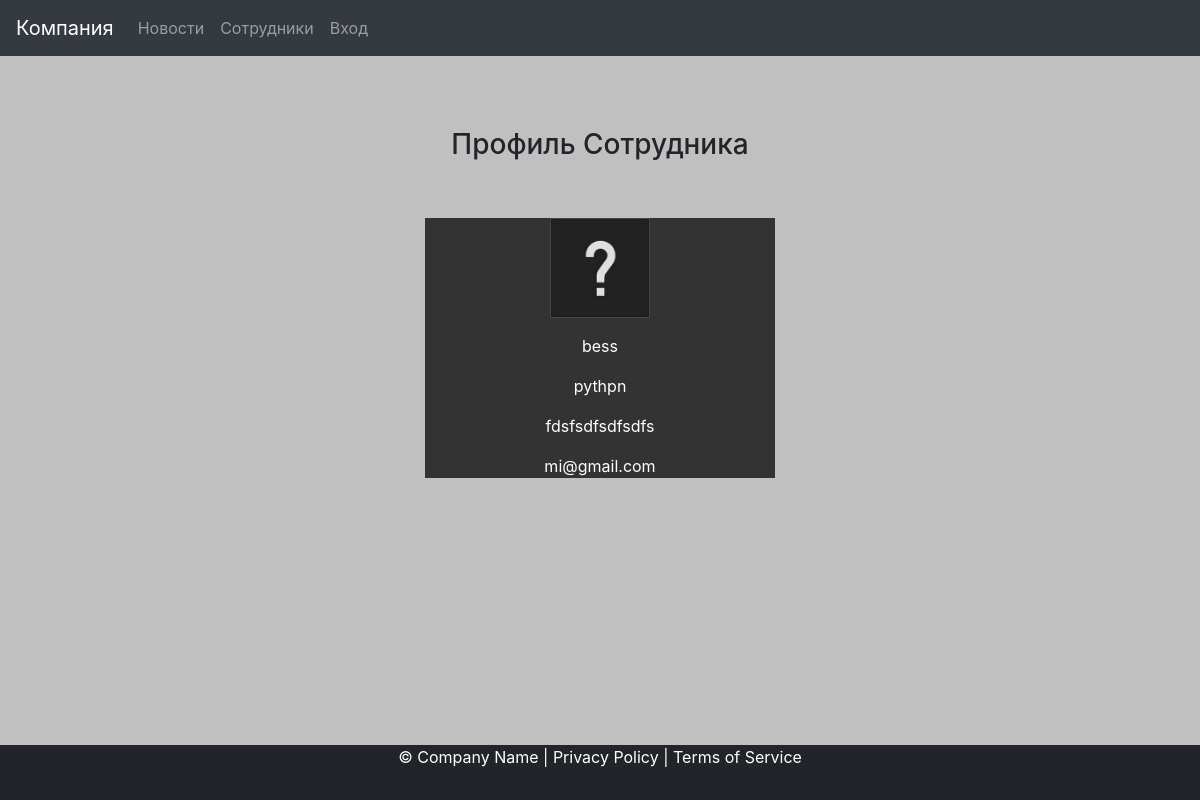
Page /workers/id_14 on the earlier database version.
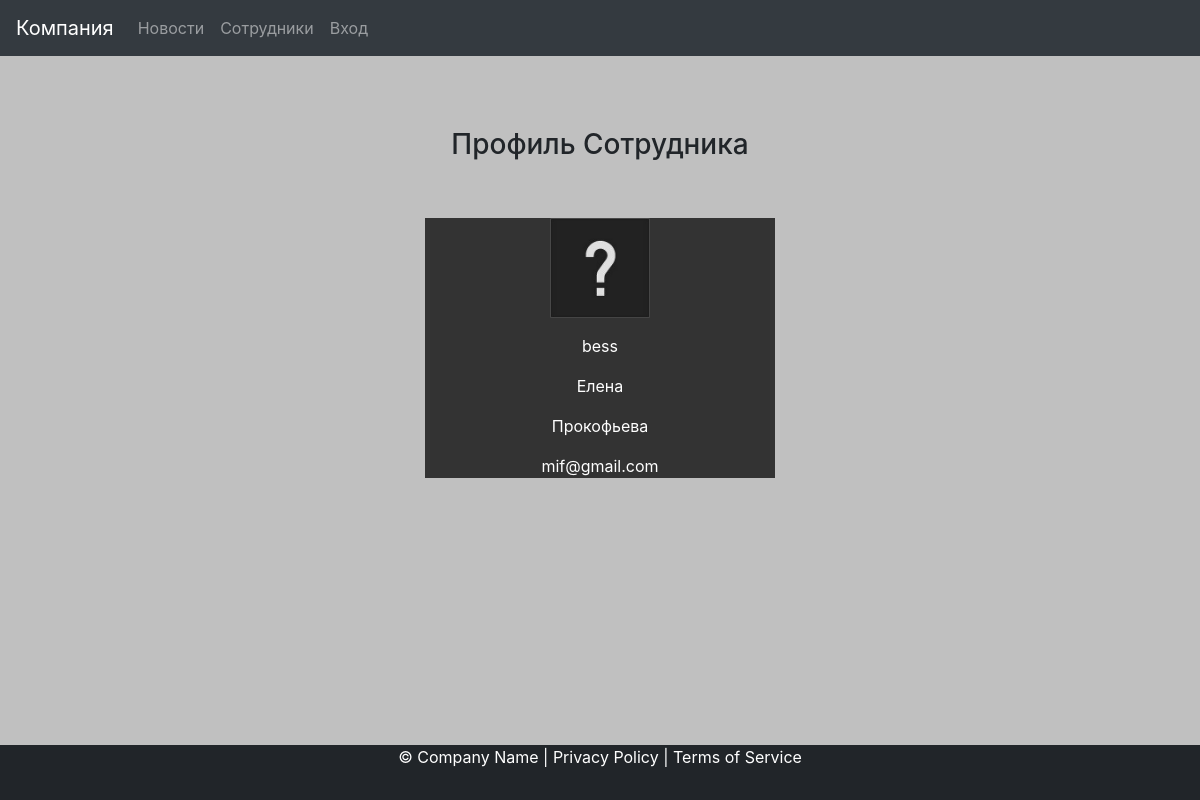
Same page on the later database version.
### workers_list/models.py (models this page shows, shortened)
class Workers(models.Model):
    user = models.OneToOneField(User, on_delete=models.CASCADE, verbose_name='Логин')
    name = models.CharField(max_length=50, verbose_name='Имя')
    surname = models.CharField(max_length=50, verbose_name='Фамилия')
    email = models.EmailField()
    image = models.ImageField(default='workers_list/photos/default_user.jpg', upload_to='workers_list/photos',
                              verbose_name='Фото сотрудника', null=False)
    class Meta:
        verbose_name = 'Сотрудник'
        verbose_name_plural = 'Сотрудники'

### workers_list/views.py (the view)
# urls.py: path('id_<int:id>', profile, name='id'),
def profile(request, id):
    profile = Workers.objects.get(user_id=id)
    return render(request, 'profile.html', {'profile': profile, 'request': request}, )

### workers_list/templates/profile.html
{% extends 'base.html' %}
{% block profile %}
<h3 class="text-head">
    Профиль Сотрудника
</h3>
<div class="container">
    <div class="row">
        <div class="col-md-4 offset-md-4">
            <br>
            <br>
            <div class="panel panel-default">
                <div class="panel-body">
                    <p><img src="{{ MEDIA_URL }}{{profile.image}} "width="100" height="100"></p>
                    <p>{{profile.user}}</p>
                    <p>{{profile.name}}</p>
                    <p>{{profile.surname}}</p>
                    <p>{{profile.email}}</p>
                </div>
            </div>
        </div>
    </div>
</div>
{%endblock%}

Differences in the rows shown:
changed Workers "bess": name "pythpn" → "Елена"; surname "fdsfsdfsdfsdfs" → "Прокофьева"; email "mi@gmail.com" → "mif@gmail.com"
